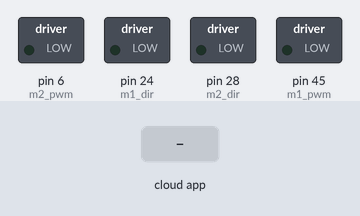
The sketch below on a simulated Arduino Mega 2560, built with avr-gcc and run on an emulated ATmega2560. Parts: switched loads named in the sketch (green lamp = pin HIGH). Inputs (shaded band) come from the test bench. The ROS host is connected and sends only what is stated.

Above: at 1.2 s.
1.3 s: the phone or cloud app sets linear.x to -100
At 2.1 s:
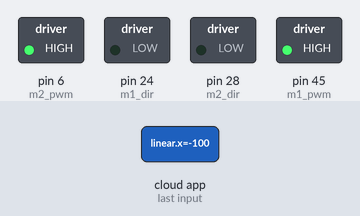
2.8 s: the phone or cloud app sets linear.x to 0
At 3.2 s:
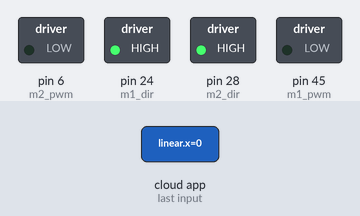
4.3 s: the phone or cloud app sets angular.z to -100
At 5.5 s:
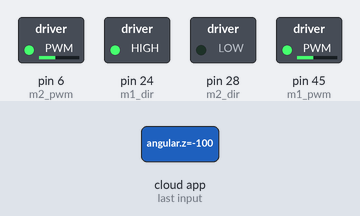
5.8 s: the phone or cloud app sets angular.z to 100
At 6.7 s:
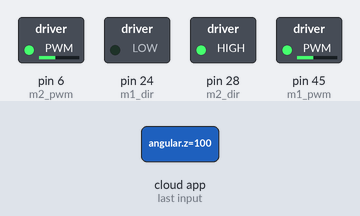
7.3 s: the phone or cloud app sets linear.x to 100
At 7.8 s:
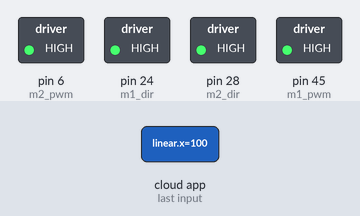
8.8 s: the phone or cloud app sets linear.x to -100
At 10.2 s:
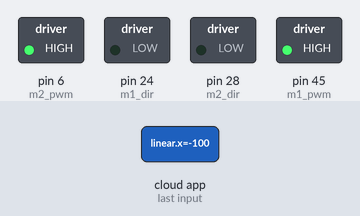
Timing chart, 0 to 11.3 s (numbered marks = the images above; inputs shaded):
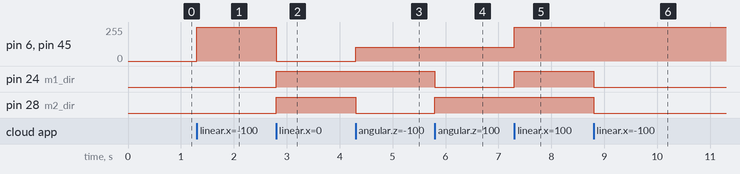

The sketch:

4wbot.ino
```cpp
#include <ros.h>
#include <geometry_msgs/Twist.h>

#define PWM_MIN  0
#define PWMRANGE  255
#define x_min  0
#define x_max  0.6


ros::NodeHandle nh;

float u1, u2;
float pwm1, pwm2;
float x, y, th;

int m1_pwm = 45;
int m1_dir = 24;
int m2_pwm = 6;
int m2_dir = 28;
float wheelTrack = 0.012;

void onTwist(const geometry_msgs::Twist &msg);
float mapFloat(float x1, float out_min, float out_max);
ros::Subscriber<geometry_msgs::Twist> sub("/cmd_vel", &onTwist);
void onTwist(const geometry_msgs::Twist &msg)
{

  x = msg.linear.x;
  th = -msg.angular.z;

  if (x == 0) {
    // Turn in place
    u1 = (th * wheelTrack / 2.0) * 40 ;  //u1 =right
    u2 = -u1;
  }
  else if (th == 0) {
    u1 = u2 = x;
  }
  else {
    // Rotation about a point in space
    u2 = x - th * wheelTrack / 2.0;
    u1 = x + th * wheelTrack / 2.0;
  }


  pwm2 = mapFloat(fabs(u2), PWM_MIN, PWMRANGE);//assuming u2 as left
  pwm1 = mapFloat(fabs(u1), PWM_MIN, PWMRANGE);//assuming u1 as right

  // Set direction pins and PWM
  if (u1 < 0)
  {
    digitalWrite(m1_dir, LOW);
    analogWrite(m1_pwm, pwm1);


  }
  else
  {
    digitalWrite(m1_dir, HIGH);
    analogWrite(m1_pwm, pwm1);

  }
  if (u2 < 0)
  {
    digitalWrite(m2_dir, LOW);
    analogWrite(m2_pwm, pwm2);


  }
  else
  {
    digitalWrite(m2_dir, HIGH);
    analogWrite(m2_pwm, pwm2);

  }


}


float mapFloat(float x1, float out_min, float out_max)
{

  return min(out_min + ((x1 - x_min) / (x_max - x_min)) * (out_max - out_min), out_max);

}


void setup() {
  pinMode(m1_pwm, OUTPUT);
  pinMode(m1_dir, OUTPUT);
  pinMode(m2_pwm, OUTPUT);
  pinMode(m2_dir, OUTPUT);

  nh.initNode();
  Serial.begin(57600);
  nh.subscribe(sub);
}
void loop()
{
  nh.spinOnce();
}
```

Measured:
- after the input at 1.3 s, pin 6 (m2_pwm), pin 45 (m1_pwm): 0/255 → 255/255 at once
- after the input at 2.8 s, pin 6 (m2_pwm), pin 45 (m1_pwm): 255/255 → 0/255 at once; pin 24 (m1_dir), pin 28 (m2_dir): LOW → HIGH at once
- after the input at 4.3 s, pin 6 (m2_pwm), pin 45 (m1_pwm): 0/255 → 102/255 at once; pin 28 (m2_dir): HIGH → LOW at once
- after the input at 5.8 s, pin 24 (m1_dir): HIGH → LOW at once; pin 28 (m2_dir): LOW → HIGH at once
- after the input at 7.3 s, pin 6 (m2_pwm), pin 45 (m1_pwm): 102/255 → 255/255 at once; pin 24 (m1_dir): LOW → HIGH at once
- after the input at 8.8 s, pin 24 (m1_dir), pin 28 (m2_dir): HIGH → LOW at once
